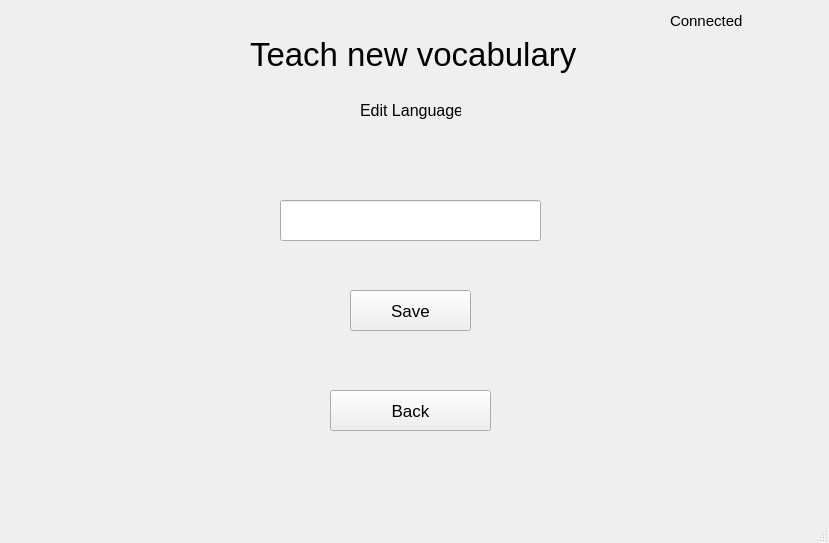
<?xml version="1.0" encoding="UTF-8"?>
<ui version="4.0">
 <class>MainWindow</class>
 <widget class="QMainWindow" name="MainWindow">
  <property name="geometry">
   <rect>
    <x>0</x>
    <y>0</y>
    <width>829</width>
    <height>543</height>
   </rect>
  </property>
  <property name="windowTitle">
   <string>MainWindow</string>
  </property>
  <widget class="QWidget" name="centralwidget">
   <widget class="QPushButton" name="backButton">
    <property name="geometry">
     <rect>
      <x>330</x>
      <y>390</y>
      <width>161</width>
      <height>41</height>
     </rect>
    </property>
    <property name="font">
     <font>
      <pointsize>13</pointsize>
     </font>
    </property>
    <property name="text">
     <string>Back</string>
    </property>
   </widget>
   <widget class="QLabel" name="label_3">
    <property name="geometry">
     <rect>
      <x>360</x>
      <y>90</y>
      <width>101</width>
      <height>41</height>
     </rect>
    </property>
    <property name="font">
     <font>
      <pointsize>12</pointsize>
     </font>
    </property>
    <property name="text">
     <string>Edit Language</string>
    </property>
   </widget>
   <widget class="QLabel" name="connectionLabel">
    <property name="geometry">
     <rect>
      <x>670</x>
      <y>10</y>
      <width>121</width>
      <height>21</height>
     </rect>
    </property>
    <property name="font">
     <font>
      <pointsize>11</pointsize>
     </font>
    </property>
    <property name="text">
     <string>Connected</string>
    </property>
   </widget>
   <widget class="QLabel" name="label">
    <property name="geometry">
     <rect>
      <x>250</x>
      <y>30</y>
      <width>533</width>
      <height>48</height>
     </rect>
    </property>
    <property name="minimumSize">
     <size>
      <width>533</width>
      <height>48</height>
     </size>
    </property>
    <property name="font">
     <font>
      <pointsize>25</pointsize>
     </font>
    </property>
    <property name="text">
     <string>Teach new vocabulary</string>
    </property>
   </widget>
   <widget class="QLineEdit" name="editlanguageInput">
    <property name="geometry">
     <rect>
      <x>280</x>
      <y>200</y>
      <width>261</width>
      <height>41</height>
     </rect>
    </property>
    <property name="font">
     <font>
      <pointsize>13</pointsize>
     </font>
    </property>
   </widget>
   <widget class="QPushButton" name="saveButton">
    <property name="geometry">
     <rect>
      <x>350</x>
      <y>290</y>
      <width>121</width>
      <height>41</height>
     </rect>
    </property>
    <property name="font">
     <font>
      <pointsize>13</pointsize>
     </font>
    </property>
    <property name="text">
     <string>Save</string>
    </property>
   </widget>
  </widget>
  <widget class="QStatusBar" name="statusbar"/>
 </widget>
 <resources/>
 <connections/>
</ui>
